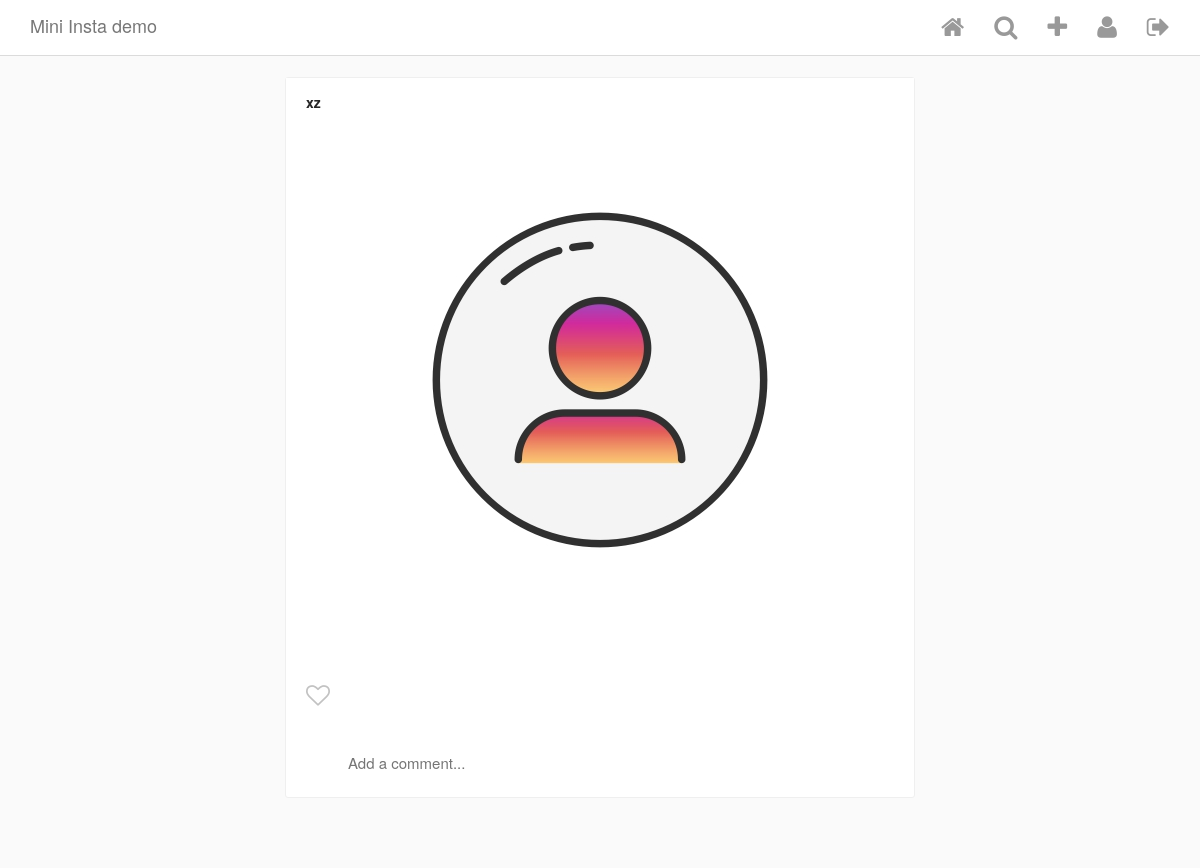
Before: / (signed in) with the older database file.
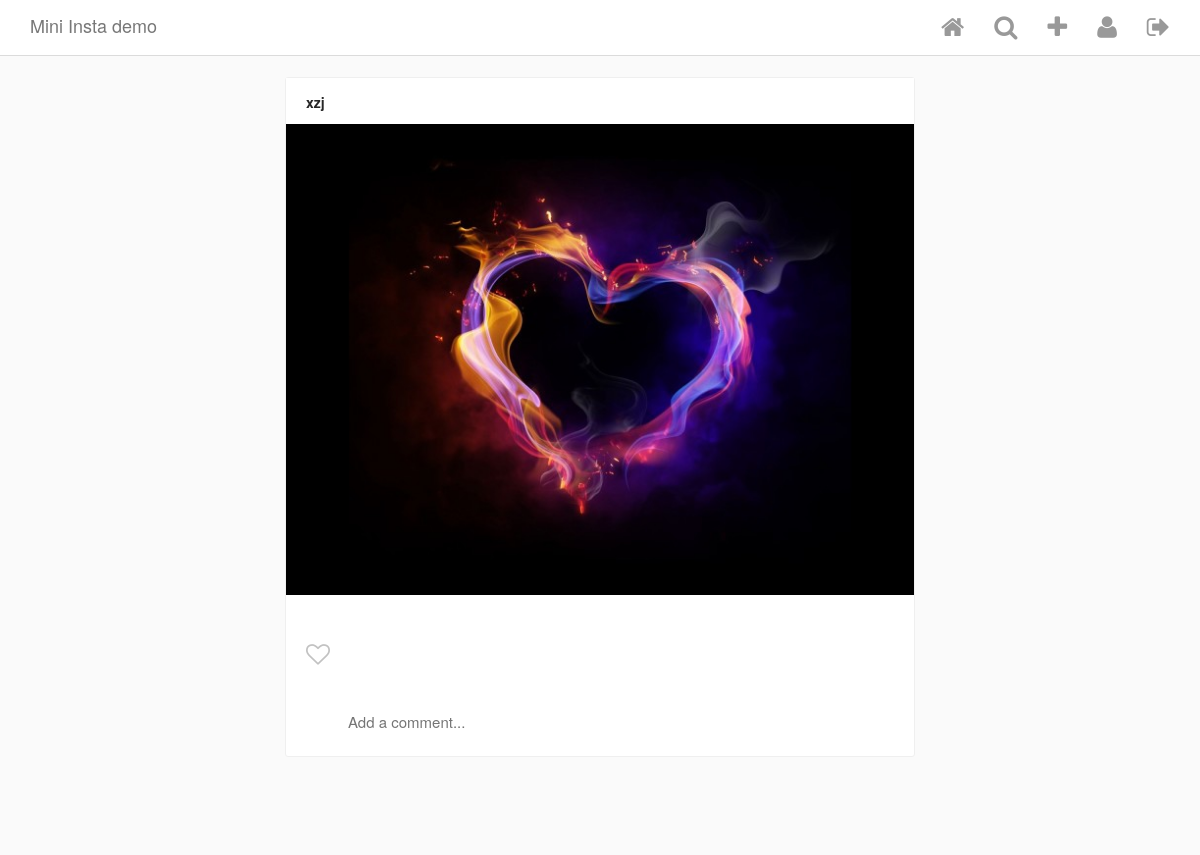
After: the same page with the newer database file.
### Insta/models.py (models this page shows, shortened)
class Post(models.Model):
    author = models.ForeignKey( # a foreign key indicate a Many-To-One relationship
        InstaUser, #foreign key is InstaUser
        blank=True,
        null=True,
        on_delete=models.CASCADE, # delete this author will delete all his posts
        related_name='posts', # we can use author.posts to get all posts belong to this user
        )
    title = models.TextField(blank=True, null=True)
    image = ProcessedImageField(
        upload_to='static/images/posts',
        format='JPEG',
        options={'quality': 100},
        blank=True,
        null=True,
        )
    posted_on = models.DateTimeField(
        auto_now_add=True,
        editable=False,
    )
    def get_like_count(self):
        return self.likes.count()

class InstaUser(AbstractUser):
    profile_pic = ProcessedImageField(
    upload_to = 'static/images/profiles',
    format = 'JPEG',
    options = {'quality':100},
    blank = True,
    null =True
    )

### Insta/views.py (the view)
# urls.py: path('', PostView.as_view(), name= 'posts'),
class PostView(ListView):
    model = Post
    template_name = 'index.html'
    def get_queryset(self):
        if not self.request.user.is_authenticated:
            return
        current_user = self.request.user
        following = set() #当前user follow的用户
        for conn in UserConnection.objects.filter(creator=current_user).select_related('following'):
            following.add(conn.following)
        return Post.objects.filter(author__in=following)

### Insta/templatetags/custom_tags.py (called while the page is built)
@register.simple_tag
def has_user_liked_post(post, user):
    try:
        like = Like.objects.get(post=post, user=user)
        return "fa-heart"
    except:
        return "fa-heart-o"

### templates/index.html (shortened to what this page needs)
{% extends "base.html" %}
{% load custom_tags %}
{% block content %}
<div class="cards-listing">
    {% for post in object_list %}
        <div class="row">
            <div class="card view-update {{ post.pk }}">
             <div class="card__panel-head">
                    <div class="poster__info">
                        <a href="{% url 'user_detail' post.author.id  %}" class="poster__name">
                            {{ post.author.username }}
                        </a>
                    </div>
                </div>
                <a href="{% url 'post_detail' post.pk %}">
                    <img class="card__main-image" src="/{{ post.image}}">
                </a>
                 <div class="card__panel-body">
                    <section class = "input-row">
                         <i class="fa {% has_user_liked_post post user %} submit-like" aria-hidden="true"></i>
                    </section>
                    <section class="input-row">
                        <div class="comment-input-wrapper">
                            <input class="add-comment" type="text" placeholder="Add a comment...">
                        </div>
                    </section>
                </div>
            </div>
        </div>
    {% endfor %}
</div>
{% endblock content %}

### templates/base.html (shortened to what this page needs)
<html>
    <head>
        {% load static %}
        <link href="{% static 'vendor/bootstrap/css/bootstrap.min.css' %}" rel="stylesheet">
        <link href="{% static 'vendor/font-awesome-4.6.3/css/font-awesome.min.css' %}" rel="stylesheet">
        <link href="{% static 'css/style.css' %}" rel="stylesheet">
    </head>
    <body>
        {% include 'header.html' %}
         <div class="content-wrapper">
            <div class="container">
                {% block content %}{% endblock content%}
            </div>
        </div>
    </body>
</html>

### templates/header.html (shortened to what this page needs)
<div class="navbar navbar-default navbar-fixed-top" id="main-nav">
    <div class="container desktop">
        <div class="navbar-header">
            <a href="{% url 'posts' %}" class="navbar-brand">Mini Insta demo</a>
        </div>
        <div id="navbar-main">
            <ul class="nav navbar-nav navbar-right">
                {% if request.user.is_authenticated %}
                    <li>
                      <a href="{% url 'posts' %}">
                        <i class="fa fa-home " aria-hidden="true"></i>
                      </a>
                    </li>
                    <li><a href="{% url 'helloworld' %}"><i class="fa fa-search " aria-hidden="true"></i></a></li>
                    <li><a href="{% url 'make_post' %}"><i class="fa fa-plus " aria-hidden="true"></i></a></li>
                    <li><a href="{% url 'user_detail' user.id  %}"><i class="fa fa-user " aria-hidden="true"></i></a></li>
                    <li><a href="{% url 'logout' %}"><i class="fa fa-sign-out " aria-hidden="true"></i></a></li>
                {% endif %}
            </ul>
        </div>
    </div>
</div>

### static/css/style.css (style rules this page uses)
html { height: 100%; }
body { min-height: 100%; background-color: #fafafa; }
.content-wrapper { margin-top: 57px; margin-bottom: 60px; background-color: #fafafa; }
.navbar { background-color: #fff; border-bottom-color: #dbdbdb; }
.navbar .fa { font-size: 25px; color: #999999; }
.cards-listing { max-width: 600px; width: 100%; margin: 20px auto; }
.card { background-color: #fff; margin-bottom: 50px; border: 1px solid #efefef; border-radius: 3px; }
.card__panel-head { background: #fff; padding: 14px 20px 12px; }
.card__panel-head .poster__name { color: #262626; font-weight: bold; }
.card__main-image { max-width: 100%; max-height: 600px; height: auto; margin: 0 auto; display: block; }
.card__panel-body { padding: 20px; padding-bottom: 0; }
.input-row { position: relative; display: flex; align-items: center; height: 68px; padding-left: 40px; }
.input-row .submit-like { cursor: pointer; position: absolute; top: 32%; left: 0; color: #C2C2C2; font-size: 24px; }
.input-row .comment-input-wrapper { display: inline-block; color: #262626; font-size: 15px; width: 100%; }
.input-row .comment-input-wrapper input { width: 100%; border: none; outline: none; }

Changed rows visible on the page:
removed Post: author.username "xz", image (picture)
added Post: author.username "xzj", image (picture)
